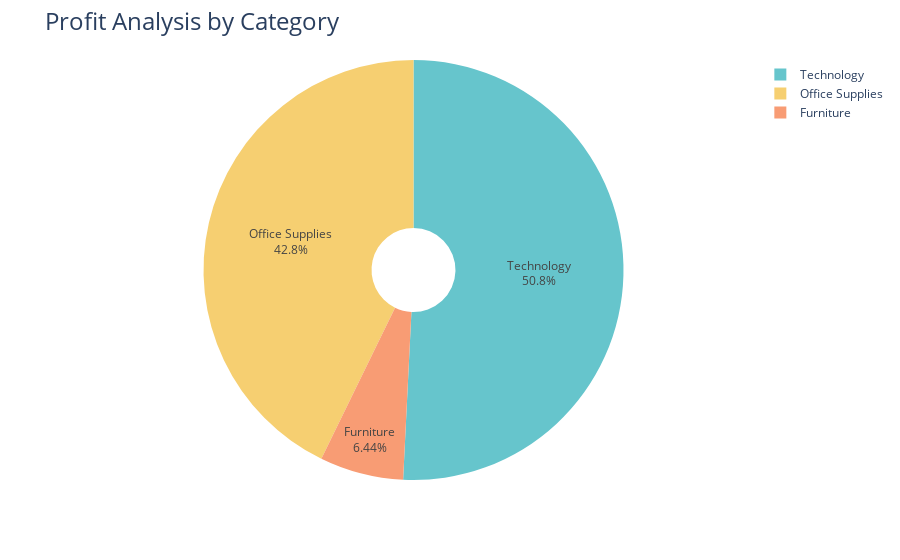

This figure's notebook cell:
### Code cell
fig =px.pie(profit_by_category,
            values = 'Profit',
            names = 'Category',
            hole = 0.2,
            color_discrete_sequence= px.colors.qualitative. Pastel)

fig.update_traces (textposition ='inside', textinfo = 'percent+label')
fig.update_layout(title_text = 'Profit Analysis by Category', title_font = dict(size=24))

fig.show()

### Figure 1 — Plotly figure (JSON) as saved in the notebook; plotly's stock layout.template omitted (floating-point values rounded to 4 significant figures)
{"data": [{"domain": {"x": [0, 1], "y": [0, 1]}, "hole": 0.2, "hovertemplate": "Category=%{label}<br>Profit=%{value}<extra></extra>", "labels": ["Furniture", "Office Supplies", "Technology"], "legendgroup": "", "name": "", "showlegend": true, "textinfo": "percent+label", "textposition": "inside", "type": "pie", "values": [18450.0, 122500.0, 145500.0]}], "layout": {"legend": {"tracegroupgap": 0}, "margin": {"t": 60}, "piecolorway": ["rgb(102, 197, 204)", "rgb(246, 207, 113)", "rgb(248, 156, 116)", "rgb(220, 176, 242)", "rgb(135, 197, 95)", "rgb(158, 185, 243)", "rgb(254, 136, 177)", "rgb(201, 219, 116)", "rgb(139, 224, 164)", "rgb(180, 151, 231)", "rgb(179, 179, 179)"], "title": {"font": {"size": 24}, "text": "Profit Analysis by Category"}}}
